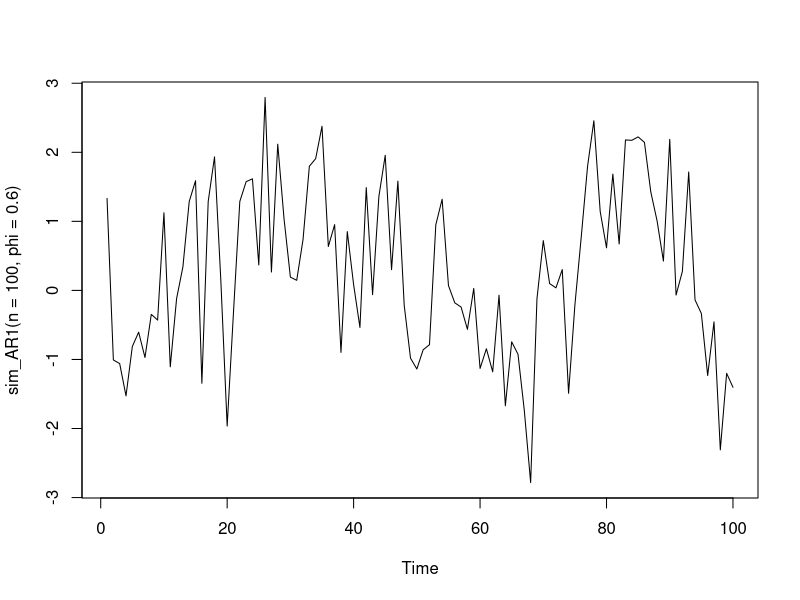

Write R code to recreate this figure.
#Effect of Correlation on Confidence Intervals

### PROBLEM 1 ###
## Write a function sim_AR1 with arguments n, phi
      # (use the value 1 for sigma_epsilon)
sim_AR1 <- function(n, phi){
  
  simdata_AR1 <- rep(0, n)
  
  for(i in 1 : n){
    if(i == 1){
      simdata_AR1[1] <- rnorm(1, mean = 0, sd = 1 / sqrt(1 - phi^2))
    } else{
    simdata_AR1[i] <- phi * simdata_AR1[i - 1] + rnorm(1, mean = 0, sd = 1)
    }
  }
  return(simdata_AR1)
}

# Test your code
ts.plot(sim_AR1(n = 100, phi = 0.6))



### Problem 2 ###
## Write code to generate one dataset from an AR(1), compute the 95% CI for 
# using t.test, and extract the lower & upper CI bounds from the t.test result

#generate n observations from AR(1) with specified phi
sample <- sim_AR1(n = 100, phi = 0.6)
#compute 95% CI for mu using t.test
out <- t.test(sample)
# extract the lower bound of the CI from the t.test result
lower <- out$conf.int[1]
# extract the upper bound of the CI from the t.test result
upper <- out$conf.int[2]
lower
upper



### Problem 3 ###
# Write a function sim_MP to perform simulation
# arguments are n, phi
# returns value of proportion of CIs that contain zero

sim_MP <- function(n, phi){
  Nsim = 10000
  CI_L <- rep(0, Nsim)
  CI_U <- rep(0, Nsim)
  for(i in 1 : Nsim){
    out <- t.test(sim_AR1(n, phi))
    lower <- out$conf.int[1]
    upper <- out$conf.int[2]
    CI_L[i] = lower
    CI_U[i] = upper
  }
  return(mean(CI_U > 0 & CI_L < 0))
}
# Compute the proportion of CIs that contain zero
# (as the last line, this will be the value returned by the function)

# Test your code
sim_MP(n = 100, phi = 0)
